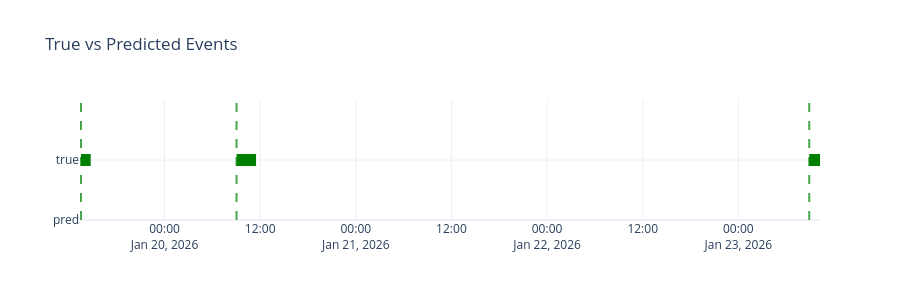
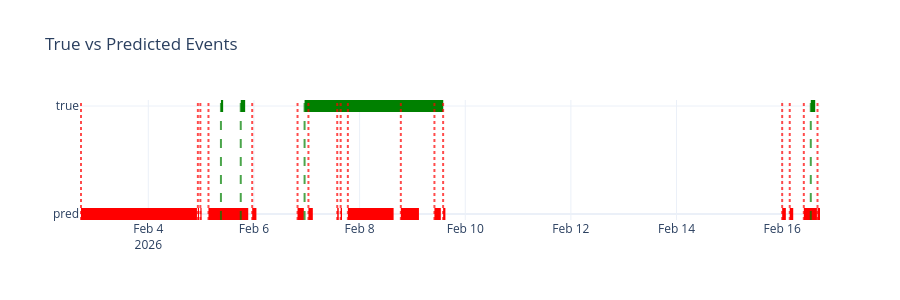
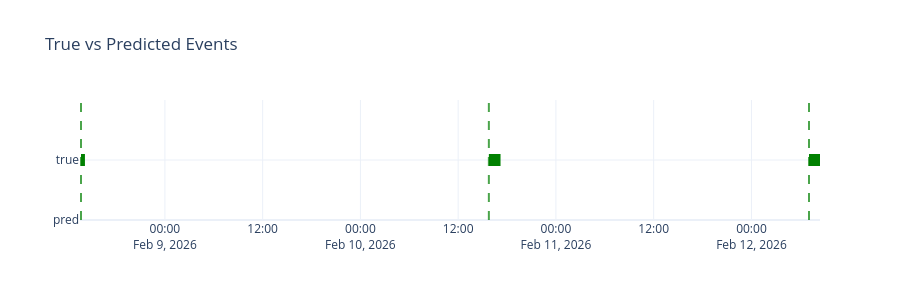
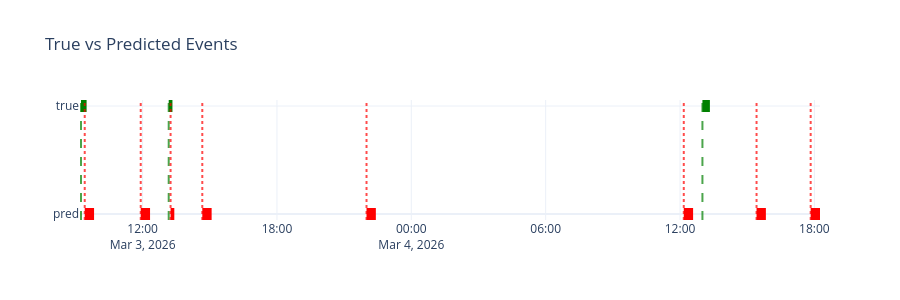

Write notebook code for charts like these, in order.
### Code cell
use_scaling = True
config = AutoEncoderConfig(transform=Identity(), normalize=Identity(), enable_calibrator=False, enable_threshold=False
        )

for num in list_df:
    print(f'Датасет {num}')
    model = AutoEncoder
    model_name_save = 'Base_AE_'
    runner = MerlionRunner()
    _ = runner.run(
        num_data=num,
        config=config,
        list_anomaly=globals()[f'list{num}'],
        model_name_save=model_name_save,
        model_name=f'{model_name_save[:-1]}',
        q=q,
        model=model,
        save_result=save_result,
        train_model=train_model,
        use_scaling=use_scaling,
        scaler_cls=RobustScaler,
        use_deterministic=use_deterministic
    )

### Figure 1 — Plotly figure (JSON) as saved in the notebook; plotly's stock layout.template omitted (floating-point values rounded to 4 significant figures)
{"data": [{"line": {"color": "green", "width": 12}, "mode": "lines", "name": "true_event", "showlegend": false, "type": "scatter", "x": ["2026-01-19T13:31:00", "2026-01-19T14:44:00"], "y": [1, 1]}, {"line": {"color": "green", "width": 12}, "mode": "lines", "name": "true_event", "showlegend": false, "type": "scatter", "x": ["2026-01-20T09:02:00", "2026-01-20T11:29:00"], "y": [1, 1]}, {"line": {"color": "green", "width": 12}, "mode": "lines", "name": "true_event", "showlegend": false, "type": "scatter", "x": ["2026-01-23T08:54:00", "2026-01-23T10:15:00"], "y": [1, 1]}], "layout": {"height": 300, "shapes": [{"line": {"color": "green", "dash": "dash", "width": 2}, "opacity": 0.7, "type": "line", "x0": "2026-01-19T13:31:00", "x1": "2026-01-19T13:31:00", "xref": "x", "y0": 0, "y1": 1, "yref": "y domain"}, {"line": {"color": "green", "dash": "dash", "width": 2}, "opacity": 0.7, "type": "line", "x0": "2026-01-20T09:02:00", "x1": "2026-01-20T09:02:00", "xref": "x", "y0": 0, "y1": 1, "yref": "y domain"}, {"line": {"color": "green", "dash": "dash", "width": 2}, "opacity": 0.7, "type": "line", "x0": "2026-01-23T08:54:00", "x1": "2026-01-23T08:54:00", "xref": "x", "y0": 0, "y1": 1, "yref": "y domain"}], "title": {"text": "True vs Predicted Events"}, "yaxis": {"ticktext": ["pred", "true"], "tickvals": [0, 1]}}}

### Figure 2 — Plotly figure (JSON) as saved in the notebook; plotly's stock layout.template omitted (floating-point values rounded to 4 significant figures)
{"data": [{"line": {"color": "green", "width": 12}, "mode": "lines", "name": "true_event", "showlegend": false, "type": "scatter", "x": ["2026-02-05T09:00:00", "2026-02-05T10:00:00"], "y": [1, 1]}, {"line": {"color": "green", "width": 12}, "mode": "lines", "name": "true_event", "showlegend": false, "type": "scatter", "x": ["2026-02-05T18:00:00", "2026-02-05T20:00:00"], "y": [1, 1]}, {"line": {"color": "green", "width": 12}, "mode": "lines", "name": "true_event", "showlegend": false, "type": "scatter", "x": ["2026-02-06T23:00:00", "2026-02-09T14:00:00"], "y": [1, 1]}, {"line": {"color": "green", "width": 12}, "mode": "lines", "name": "true_event", "showlegend": false, "type": "scatter", "x": ["2026-02-16T13:00:00", "2026-02-16T15:00:00"], "y": [1, 1]}, {"line": {"color": "red", "width": 12}, "mode": "lines", "name": "pred_event", "showlegend": false, "type": "scatter", "x": ["2026-02-02T17:25:00", "2026-02-04T22:06:00"], "y": [0, 0]}, {"line": {"color": "red", "width": 12}, "mode": "lines", "name": "pred_event", "showlegend": false, "type": "scatter", "x": ["2026-02-04T22:31:00", "2026-02-04T23:02:00"], "y": [0, 0]}, {"line": {"color": "red", "width": 12}, "mode": "lines", "name": "pred_event", "showlegend": false, "type": "scatter", "x": ["2026-02-04T23:39:00", "2026-02-05T00:12:00"], "y": [0, 0]}, {"line": {"color": "red", "width": 12}, "mode": "lines", "name": "pred_event", "showlegend": false, "type": "scatter", "x": ["2026-02-05T03:20:00", "2026-02-05T21:24:00"], "y": [0, 0]}, {"line": {"color": "red", "width": 12}, "mode": "lines", "name": "pred_event", "showlegend": false, "type": "scatter", "x": ["2026-02-05T23:12:00", "2026-02-06T01:07:00"], "y": [0, 0]}, {"line": {"color": "red", "width": 12}, "mode": "lines", "name": "pred_event", "showlegend": false, "type": "scatter", "x": ["2026-02-06T19:48:00", "2026-02-06T22:40:00"], "y": [0, 0]}, {"line": {"color": "red", "width": 12}, "mode": "lines", "name": "pred_event", "showlegend": false, "type": "scatter", "x": ["2026-02-07T00:45:00", "2026-02-07T02:45:00"], "y": [0, 0]}, {"line": {"color": "red", "width": 12}, "mode": "lines", "name": "pred_event", "showlegend": false, "type": "scatter", "x": ["2026-02-07T13:50:00", "2026-02-07T14:31:00"], "y": [0, 0]}, {"line": {"color": "red", "width": 12}, "mode": "lines", "name": "pred_event", "showlegend": false, "type": "scatter", "x": ["2026-02-07T15:24:00", "2026-02-07T16:01:00"], "y": [0, 0]}, {"line": {"color": "red", "width": 12}, "mode": "lines", "name": "pred_event", "showlegend": false, "type": "scatter", "x": ["2026-02-07T18:40:00", "2026-02-08T15:27:00"], "y": [0, 0]}, {"line": {"color": "red", "width": 12}, "mode": "lines", "name": "pred_event", "showlegend": false, "type": "scatter", "x": ["2026-02-08T18:44:00", "2026-02-09T02:58:00"], "y": [0, 0]}, {"line": {"color": "red", "width": 12}, "mode": "lines", "name": "pred_event", "showlegend": false, "type": "scatter", "x": ["2026-02-09T10:00:00", "2026-02-09T12:54:00"], "y": [0, 0]}, {"line": {"color": "red", "width": 12}, "mode": "lines", "name": "pred_event", "showlegend": false, "type": "scatter", "x": ["2026-02-09T13:57:00", "2026-02-09T14:59:00"], "y": [0, 0]}, {"line": {"color": "red", "width": 12}, "mode": "lines", "name": "pred_event", "showlegend": false, "type": "scatter", "x": ["2026-02-16T00:00:00", "2026-02-16T01:40:00"], "y": [0, 0]}, {"line": {"color": "red", "width": 12}, "mode": "lines", "name": "pred_event", "showlegend": false, "type": "scatter", "x": ["2026-02-16T03:26:00", "2026-02-16T05:01:00"], "y": [0, 0]}, {"line": {"color": "red", "width": 12}, "mode": "lines", "name": "pred_event", "showlegend": false, "type": "scatter", "x": ["2026-02-16T09:50:00", "2026-02-16T15:47:00"], "y": [0, 0]}, {"line": {"color": "red", "width": 12}, "mode": "lines", "name": "pred_event", "showlegend": false, "type": "scatter", "x": ["2026-02-16T16:03:00", "2026-02-16T17:11:00"], "y": [0, 0]}], "layout": {"height": 300, "shapes": [{"line": {"color": "green", "dash": "dash", "width": 2}, "opacity": 0.7, "type": "line", "x0": "2026-02-05T09:00:00", "x1": "2026-02-05T09:00:00", "xref": "x", "y0": 0, "y1": 1, "yref": "y domain"}, {"line": {"color": "green", "dash": "dash", "width": 2}, "opacity": 0.7, "type": "line", "x0": "2026-02-05T18:00:00", "x1": "2026-02-05T18:00:00", "xref": "x", "y0": 0, "y1": 1, "yref": "y domain"}, {"line": {"color": "green", "dash": "dash", "width": 2}, "opacity": 0.7, "type": "line", "x0": "2026-02-06T23:00:00", "x1": "2026-02-06T23:00:00", "xref": "x", "y0": 0, "y1": 1, "yref": "y domain"}, {"line": {"color": "green", "dash": "dash", "width": 2}, "opacity": 0.7, "type": "line", "x0": "2026-02-16T13:00:00", "x1": "2026-02-16T13:00:00", "xref": "x", "y0": 0, "y1": 1, "yref": "y domain"}, {"line": {"color": "red", "dash": "dot", "width": 2}, "opacity": 0.7, "type": "line", "x0": "2026-02-02T17:25:00", "x1": "2026-02-02T17:25:00", "xref": "x", "y0": 0, "y1": 1, "yref": "y domain"}, {"line": {"color": "red", "dash": "dot", "width": 2}, "opacity": 0.7, "type": "line", "x0": "2026-02-04T22:31:00", "x1": "2026-02-04T22:31:00", "xref": "x", "y0": 0, "y1": 1, "yref": "y domain"}, {"line": {"color": "red", "dash": "dot", "width": 2}, "opacity": 0.7, "type": "line", "x0": "2026-02-04T23:39:00", "x1": "2026-02-04T23:39:00", "xref": "x", "y0": 0, "y1": 1, "yref": "y domain"}, {"line": {"color": "red", "dash": "dot", "width": 2}, "opacity": 0.7, "type": "line", "x0": "2026-02-05T03:20:00", "x1": "2026-02-05T03:20:00", "xref": "x", "y0": 0, "y1": 1, "yref": "y domain"}, {"line": {"color": "red", "dash": "dot", "width": 2}, "opacity": 0.7, "type": "line", "x0": "2026-02-05T23:12:00", "x1": "2026-02-05T23:12:00", "xref": "x", "y0": 0, "y1": 1, "yref": "y domain"}, {"line": {"color": "red", "dash": "dot", "width": 2}, "opacity": 0.7, "type": "line", "x0": "2026-02-06T19:48:00", "x1": "2026-02-06T19:48:00", "xref": "x", "y0": 0, "y1": 1, "yref": "y domain"}, {"line": {"color": "red", "dash": "dot", "width": 2}, "opacity": 0.7, "type": "line", "x0": "2026-02-07T00:45:00", "x1": "2026-02-07T00:45:00", "xref": "x", "y0": 0, "y1": 1, "yref": "y domain"}, {"line": {"color": "red", "dash": "dot", "width": 2}, "opacity": 0.7, "type": "line", "x0": "2026-02-07T13:50:00", "x1": "2026-02-07T13:50:00", "xref": "x", "y0": 0, "y1": 1, "yref": "y domain"}, {"line": {"color": "red", "dash": "dot", "width": 2}, "opacity": 0.7, "type": "line", "x0": "2026-02-07T15:24:00", "x1": "2026-02-07T15:24:00", "xref": "x", "y0": 0, "y1": 1, "yref": "y domain"}, {"line": {"color": "red", "dash": "dot", "width": 2}, "opacity": 0.7, "type": "line", "x0": "2026-02-07T18:40:00", "x1": "2026-02-07T18:40:00", "xref": "x", "y0": 0, "y1": 1, "yref": "y domain"}, {"line": {"color": "red", "dash": "dot", "width": 2}, "opacity": 0.7, "type": "line", "x0": "2026-02-08T18:44:00", "x1": "2026-02-08T18:44:00", "xref": "x", "y0": 0, "y1": 1, "yref": "y domain"}, {"line": {"color": "red", "dash": "dot", "width": 2}, "opacity": 0.7, "type": "line", "x0": "2026-02-09T10:00:00", "x1": "2026-02-09T10:00:00", "xref": "x", "y0": 0, "y1": 1, "yref": "y domain"}, {"line": {"color": "red", "dash": "dot", "width": 2}, "opacity": 0.7, "type": "line", "x0": "2026-02-09T13:57:00", "x1": "2026-02-09T13:57:00", "xref": "x", "y0": 0, "y1": 1, "yref": "y domain"}, {"line": {"color": "red", "dash": "dot", "width": 2}, "opacity": 0.7, "type": "line", "x0": "2026-02-16T00:00:00", "x1": "2026-02-16T00:00:00", "xref": "x", "y0": 0, "y1": 1, "yref": "y domain"}, {"line": {"color": "red", "dash": "dot", "width": 2}, "opacity": 0.7, "type": "line", "x0": "2026-02-16T03:26:00", "x1": "2026-02-16T03:26:00", "xref": "x", "y0": 0, "y1": 1, "yref": "y domain"}, {"line": {"color": "red", "dash": "dot", "width": 2}, "opacity": 0.7, "type": "line", "x0": "2026-02-16T09:50:00", "x1": "2026-02-16T09:50:00", "xref": "x", "y0": 0, "y1": 1, "yref": "y domain"}, {"line": {"color": "red", "dash": "dot", "width": 2}, "opacity": 0.7, "type": "line", "x0": "2026-02-16T16:03:00", "x1": "2026-02-16T16:03:00", "xref": "x", "y0": 0, "y1": 1, "yref": "y domain"}], "title": {"text": "True vs Predicted Events"}, "yaxis": {"ticktext": ["pred", "true"], "tickvals": [0, 1]}}}

### Figure 3 — Plotly figure (JSON) as saved in the notebook; plotly's stock layout.template omitted (floating-point values rounded to 4 significant figures)
{"data": [{"line": {"color": "green", "width": 12}, "mode": "lines", "name": "true_event", "showlegend": false, "type": "scatter", "x": ["2026-02-08T13:42:00", "2026-02-08T14:11:00"], "y": [1, 1]}, {"line": {"color": "green", "width": 12}, "mode": "lines", "name": "true_event", "showlegend": false, "type": "scatter", "x": ["2026-02-10T15:46:00", "2026-02-10T17:12:00"], "y": [1, 1]}, {"line": {"color": "green", "width": 12}, "mode": "lines", "name": "true_event", "showlegend": false, "type": "scatter", "x": ["2026-02-12T07:04:00", "2026-02-12T08:25:00"], "y": [1, 1]}], "layout": {"height": 300, "shapes": [{"line": {"color": "green", "dash": "dash", "width": 2}, "opacity": 0.7, "type": "line", "x0": "2026-02-08T13:42:00", "x1": "2026-02-08T13:42:00", "xref": "x", "y0": 0, "y1": 1, "yref": "y domain"}, {"line": {"color": "green", "dash": "dash", "width": 2}, "opacity": 0.7, "type": "line", "x0": "2026-02-10T15:46:00", "x1": "2026-02-10T15:46:00", "xref": "x", "y0": 0, "y1": 1, "yref": "y domain"}, {"line": {"color": "green", "dash": "dash", "width": 2}, "opacity": 0.7, "type": "line", "x0": "2026-02-12T07:04:00", "x1": "2026-02-12T07:04:00", "xref": "x", "y0": 0, "y1": 1, "yref": "y domain"}], "title": {"text": "True vs Predicted Events"}, "yaxis": {"ticktext": ["pred", "true"], "tickvals": [0, 1]}}}

### Figure 4 — Plotly figure (JSON) as saved in the notebook; plotly's stock layout.template omitted (floating-point values rounded to 4 significant figures)
{"data": [{"line": {"color": "green", "width": 12}, "mode": "lines", "name": "true_event", "showlegend": false, "type": "scatter", "x": ["2026-03-03T09:15:00", "2026-03-03T09:30:00"], "y": [1, 1]}, {"line": {"color": "green", "width": 12}, "mode": "lines", "name": "true_event", "showlegend": false, "type": "scatter", "x": ["2026-03-03T13:10:00", "2026-03-03T13:20:00"], "y": [1, 1]}, {"line": {"color": "green", "width": 12}, "mode": "lines", "name": "true_event", "showlegend": false, "type": "scatter", "x": ["2026-03-04T13:00:00", "2026-03-04T13:20:00"], "y": [1, 1]}, {"line": {"color": "red", "width": 12}, "mode": "lines", "name": "pred_event", "showlegend": false, "type": "scatter", "x": ["2026-03-03T09:25:00", "2026-03-03T09:50:00"], "y": [0, 0]}, {"line": {"color": "red", "width": 12}, "mode": "lines", "name": "pred_event", "showlegend": false, "type": "scatter", "x": ["2026-03-03T11:55:00", "2026-03-03T12:20:00"], "y": [0, 0]}, {"line": {"color": "red", "width": 12}, "mode": "lines", "name": "pred_event", "showlegend": false, "type": "scatter", "x": ["2026-03-03T13:15:00", "2026-03-03T13:25:00"], "y": [0, 0]}, {"line": {"color": "red", "width": 12}, "mode": "lines", "name": "pred_event", "showlegend": false, "type": "scatter", "x": ["2026-03-03T14:40:00", "2026-03-03T15:05:00"], "y": [0, 0]}, {"line": {"color": "red", "width": 12}, "mode": "lines", "name": "pred_event", "showlegend": false, "type": "scatter", "x": ["2026-03-03T22:00:00", "2026-03-03T22:25:00"], "y": [0, 0]}, {"line": {"color": "red", "width": 12}, "mode": "lines", "name": "pred_event", "showlegend": false, "type": "scatter", "x": ["2026-03-04T12:10:00", "2026-03-04T12:35:00"], "y": [0, 0]}, {"line": {"color": "red", "width": 12}, "mode": "lines", "name": "pred_event", "showlegend": false, "type": "scatter", "x": ["2026-03-04T15:25:00", "2026-03-04T15:50:00"], "y": [0, 0]}, {"line": {"color": "red", "width": 12}, "mode": "lines", "name": "pred_event", "showlegend": false, "type": "scatter", "x": ["2026-03-04T17:50:00", "2026-03-04T18:15:00"], "y": [0, 0]}], "layout": {"height": 300, "shapes": [{"line": {"color": "green", "dash": "dash", "width": 2}, "opacity": 0.7, "type": "line", "x0": "2026-03-03T09:15:00", "x1": "2026-03-03T09:15:00", "xref": "x", "y0": 0, "y1": 1, "yref": "y domain"}, {"line": {"color": "green", "dash": "dash", "width": 2}, "opacity": 0.7, "type": "line", "x0": "2026-03-03T13:10:00", "x1": "2026-03-03T13:10:00", "xref": "x", "y0": 0, "y1": 1, "yref": "y domain"}, {"line": {"color": "green", "dash": "dash", "width": 2}, "opacity": 0.7, "type": "line", "x0": "2026-03-04T13:00:00", "x1": "2026-03-04T13:00:00", "xref": "x", "y0": 0, "y1": 1, "yref": "y domain"}, {"line": {"color": "red", "dash": "dot", "width": 2}, "opacity": 0.7, "type": "line", "x0": "2026-03-03T09:25:00", "x1": "2026-03-03T09:25:00", "xref": "x", "y0": 0, "y1": 1, "yref": "y domain"}, {"line": {"color": "red", "dash": "dot", "width": 2}, "opacity": 0.7, "type": "line", "x0": "2026-03-03T11:55:00", "x1": "2026-03-03T11:55:00", "xref": "x", "y0": 0, "y1": 1, "yref": "y domain"}, {"line": {"color": "red", "dash": "dot", "width": 2}, "opacity": 0.7, "type": "line", "x0": "2026-03-03T13:15:00", "x1": "2026-03-03T13:15:00", "xref": "x", "y0": 0, "y1": 1, "yref": "y domain"}, {"line": {"color": "red", "dash": "dot", "width": 2}, "opacity": 0.7, "type": "line", "x0": "2026-03-03T14:40:00", "x1": "2026-03-03T14:40:00", "xref": "x", "y0": 0, "y1": 1, "yref": "y domain"}, {"line": {"color": "red", "dash": "dot", "width": 2}, "opacity": 0.7, "type": "line", "x0": "2026-03-03T22:00:00", "x1": "2026-03-03T22:00:00", "xref": "x", "y0": 0, "y1": 1, "yref": "y domain"}, {"line": {"color": "red", "dash": "dot", "width": 2}, "opacity": 0.7, "type": "line", "x0": "2026-03-04T12:10:00", "x1": "2026-03-04T12:10:00", "xref": "x", "y0": 0, "y1": 1, "yref": "y domain"}, {"line": {"color": "red", "dash": "dot", "width": 2}, "opacity": 0.7, "type": "line", "x0": "2026-03-04T15:25:00", "x1": "2026-03-04T15:25:00", "xref": "x", "y0": 0, "y1": 1, "yref": "y domain"}, {"line": {"color": "red", "dash": "dot", "width": 2}, "opacity": 0.7, "type": "line", "x0": "2026-03-04T17:50:00", "x1": "2026-03-04T17:50:00", "xref": "x", "y0": 0, "y1": 1, "yref": "y domain"}], "title": {"text": "True vs Predicted Events"}, "yaxis": {"ticktext": ["pred", "true"], "tickvals": [0, 1]}}}
